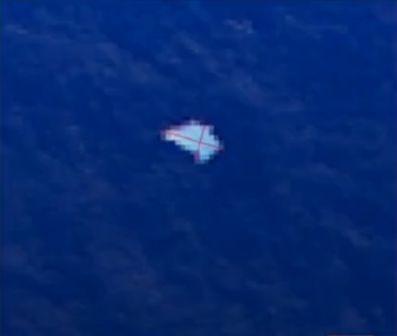
#> input picture Pictures/ocean1.png, 397 x 336 px, found by its file name
$ python finalPixel.py
#> lines starting #> are read from the running program, lines starting #| are printed output that depends on the picture
#> further down, im is the input picture: PIL image 397x336 RGBA; mean R, G, B, A 5.2, 40.3, 111.5, 255
### newPixel.py
from PIL import Image, ImageFilter
#im = Image.open(r"/workspace/Experiments/Pictures/ocean3.png")

def coordBound(img):
    xBound, yBound = img.size
    x1 = 0
    x2 = 0
    y1 = 0
    y2 = 0
    percents = []
    px = img.load()
    total = 0
    white = 0

    # Finding x-coord
    for x in range(xBound):
        total = 0
        white = 0
        for y in range(yBound):
            if px[x, y] > 0:
                white += 1
            total += 1
        # Calculates percent of white pixels from edge detected image per x line
        if (white/total) != 1.0:
            percents.append(white/total)
    goodPercents = []
    for i, x in enumerate(percents):
        if x >= 0.006:
            goodPercents.append(i)
    x1 = goodPercents[0]
    x2 = goodPercents[goodPercents.__len__()-1]

    # Finding y-coord
    percents = []
    goodPercents = []
    for y in range(yBound):
        total = 0
        white = 0
        for x in range(xBound):
            if px[x, y] > 0:
                white += 1
            total += 1
        # Calculates percent of white pixels from edge detected image per y line
        if (white/total) != 1.0:
            percents.append(white/total)
    goodPercents = []
    for i, x in enumerate(percents):
        if x >= 0.006:
            goodPercents.append(i)
    y1 = goodPercents[0]
    y2 = goodPercents[goodPercents.__len__()-1]
    return ((x1, y1), (x2, y2))

def zoom(im):
    imGrey = im.convert("L")
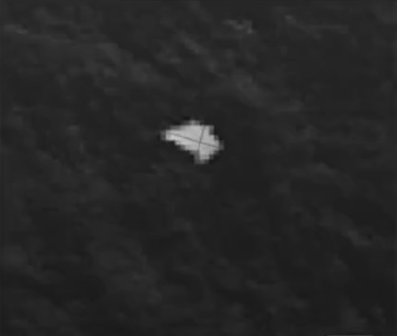
#> imGrey: PIL image 397x336 L; min 22, max 200, mean 37.9
    imGrey.save("greyScale.png")
    imEdges = imGrey.filter(ImageFilter.FIND_EDGES)
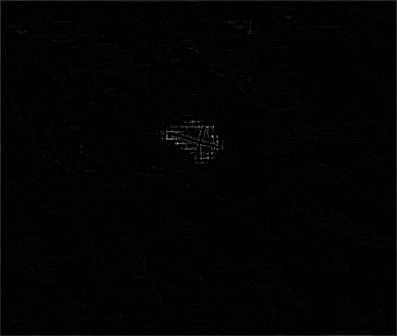
#> imEdges: PIL image 397x336 L; min 0, max 220, mean 2
    px = imEdges.load()
    xBound, yBound = imGrey.size
#> xBound = 397; yBound = 336

    coords = []

    img = Image.new("L", (xBound, yBound))
#> img: PIL image 397x336 L; every value is 0
    for x in range(xBound):
        for y in range(yBound):
            if px[x, y] >= 25:
                coords.append((x, y))
                img.putpixel((x, y), px[x, y])
#> after the loop, coords = 2001 pairs, first value 0 to 396, second value 0 to 335

    x1, y1 = coordBound(img)[0]
#> x1 = 21; y1 = 17
    x2, y2 = coordBound(img)[1]
    newXBound = x2 - x1
    newYBound = y2 - y1
    newImg = Image.new("RGB", (x2 - x1, y2 - y1))
#> newImg: PIL image 325x249 RGB; every value is 0
    px = im.load()
    for ix, x in enumerate(range(x1, x2)):
        for iy, y in enumerate(range(y1, y2)):
            newImg.putpixel((ix, iy), px[x, y])
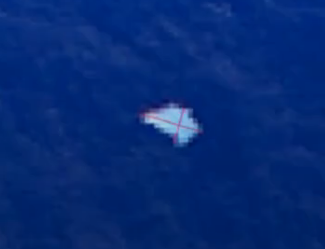
#> newImg: PIL image 325x249 RGB; mean R, G, B 6, 42.2, 115.2
    return newImg

#newImg = zoom(im)
#newImg.save("result.png")

### functions.py
# [78 lines left out: functions findSum, findDif, returnAvg, returnGreat, returnLow, returnGreatString and 2 more, not called in this run]

import webcolors

def closest_colour(requested_colour):
    min_colours = {}
#> (the run stopped early here; a loop or call above may not have finished)

$ run again, with Pictures/ocean2.png copied over Pictures/ocean1.png
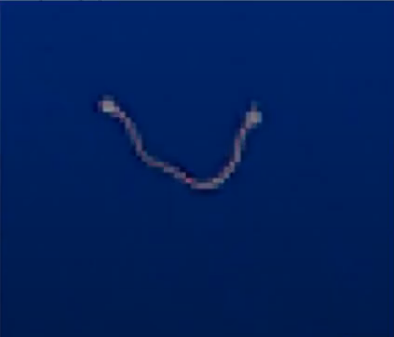
#> input picture Pictures/ocean2.png, 394 x 337 px, found by its file name
#> im is the input picture: PIL image 394x337 RGBA; mean R, G, B, A 1.5, 32, 91.3, 255
#> in zoom, `imEdges = imGrey.filter(ImageFilter.FIND_EDGES)`:
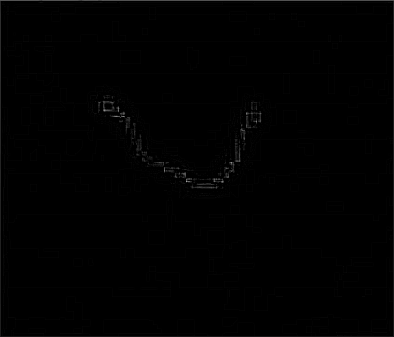
#> imEdges: PIL image 394x337 L; min 0, max 163, mean 1.1
#> after the loop in zoom, `for x in range(xBound):`: coords = 1885 pairs, first value 0 to 393, second value 0 to 336
#> in zoom, `x1, y1 = coordBound(img)[0]`: x1 = 97; y1 = 94
#> after the loop in zoom, `for ix, x in enumerate(range(x1, x2)):`:
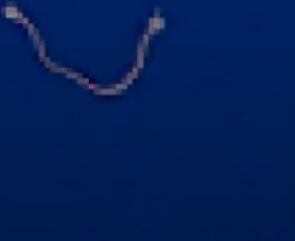
#> newImg: PIL image 295x241 RGB; mean R, G, B 2.3, 30.8, 87

$ run again, with Pictures/ocean4.png copied over Pictures/ocean1.png
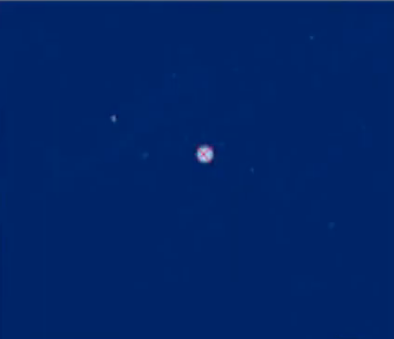
#> input picture Pictures/ocean4.png, 394 x 339 px, found by its file name
#> im is the input picture: PIL image 394x339 RGBA; mean R, G, B, A 0.6, 36.7, 103.6, 255
#> in zoom, `imEdges = imGrey.filter(ImageFilter.FIND_EDGES)`:
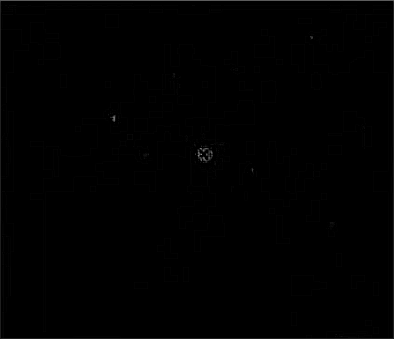
#> imEdges: PIL image 394x339 L; min 0, max 142, mean 0.8
#> after the loop in zoom, `for x in range(xBound):`: coords = 1620 pairs, first value 0 to 393, second value 0 to 338
#> in zoom, `x1, y1 = coordBound(img)[0]`: x1 = 109; y1 = 35
#> after the loop in zoom, `for ix, x in enumerate(range(x1, x2)):`:
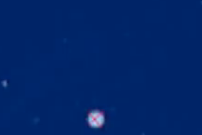
#> newImg: PIL image 202x135 RGB; mean R, G, B 1.5, 37.5, 104.4
